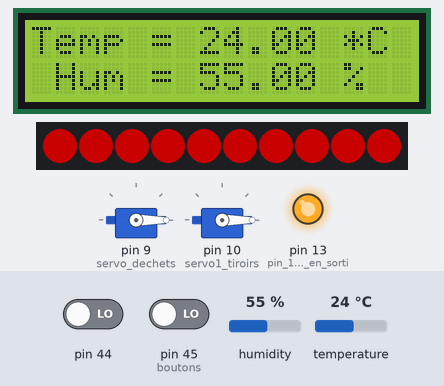
The sketch below on a simulated Arduino Mega 2560, built with avr-gcc and run on an emulated ATmega2560. Parts: 16×2 character LCD, 2 × servo, 10 RGB LEDs in strip order, left to right, output pins drawn as LEDs (lit = HIGH). The inputs (shaded band) are chosen by the test bench; at power-on: humidity 55 %, pin 45 (boutons) LOW, pin 44 LOW, temperature 24 °C. Dim RGB values are drawn brighter than linear; what the sketch prints to the serial monitor is not drawn.

Above: at 1.2 s.
1.3 s: humidity set to 35 %
At 2.28 s:
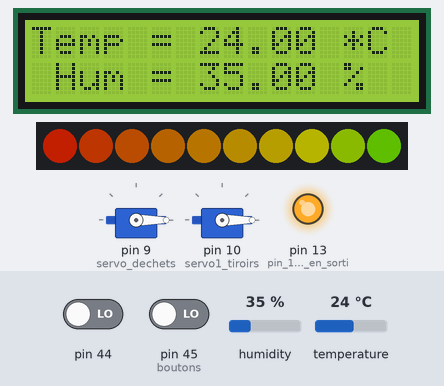
4.0 s: humidity set to 32 %
At 4.67 s:
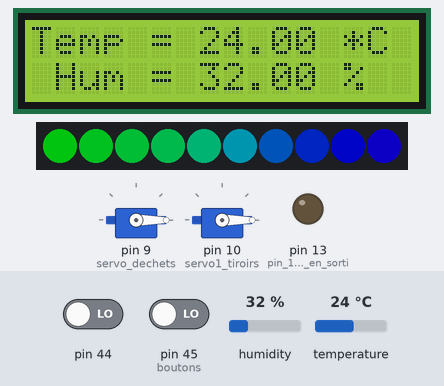
6.0 s: pin 45 (boutons) driven HIGH
At 6.61 s:
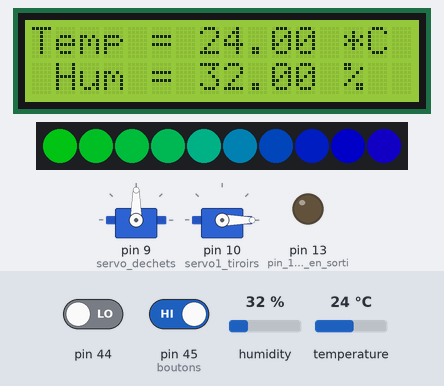
8.2 s: pin 44 driven HIGH
At 8.24 s:
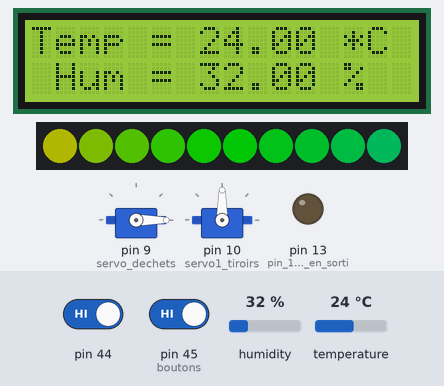
10.2 s: temperature set to 33 °C
At 10.55 s:
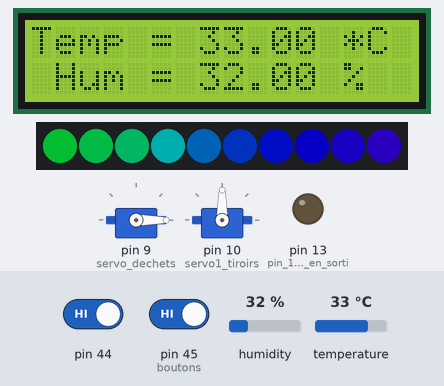
12.4 s: humidity set to 40 %
At 15.1 s:
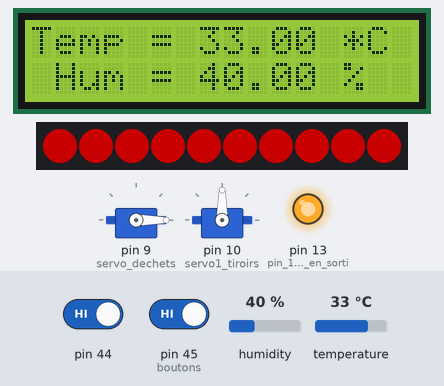
Timing chart, 0 to 16.0 s (numbered marks = the images above; inputs shaded):
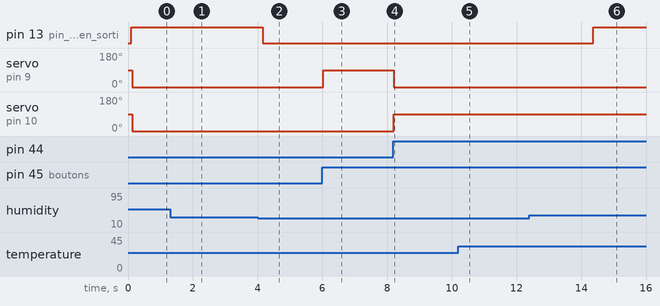

Measured:
- the behaviour switches between 34 and 33 % on humidity (found by bisection; images 1 and 2)
- after the input at 1.3 s, the display: changes after 0.83 s (image 1)
- after the input at 4.0 s, pin 13 (pin_13_convertie_en_sorti): HIGH → LOW after 0.17 s
- after the input at 6.0 s, servo on pin 9 (servo_dechets): 0° → 90° at once
- after the input at 8.2 s, servo on pin 9 (servo_dechets): 90° → 0° at once; servo on pin 10 (servo1_tiroirs): 0° → 90° at once
- after the input at 12.4 s, pin 13 (pin_13_convertie_en_sorti): LOW → HIGH after 2.0 s; the display: first differs from a run without the input after 2.0 s (image 6)

The sketch:

code_temp__humi.ino
```cpp
#include <DHT.h>                                               // chargement de la librairie DHT pour le capteur
#include <Wire.h>                                              // chargement des bibliothèques de fonctions de l'écran
#include <LiquidCrystal.h>                                     // Controle de LCD
#include <FastLED.h>                                           // Librairie généraliste pour gérer le RGB
#include <Servo.h>

#define DATA_PIN    7                                          // pin 7 pour le rgb
#define LED_TYPE    WS2811                                   //*************************************
#define COLOR_ORDER GRB                                      //
#define NUM_LEDS    10                                       //
CRGB leds[NUM_LEDS];                                         // horrible truc pour init fastled

#define BRIGHTNESS         100                               //
#define FRAMES_PER_SECOND  60                               //*************************************

DHT dht(8,DHT11);                                              // définition d'un capteur DHT11 branché en entrée digitale 8
LiquidCrystal lcd(12, 11, 5, 4, 3, 2);                         // Définition des broches RS, E, et Data (DB4 à DB7)
bool initd = true;
float h = 30;
float t = 30;
unsigned long time_since_init = millis();           //on remplace par millis() qui fait la mm chose de maniere moins ghetto TwT
unsigned long n_incr = 0;
float croissance = 0;
unsigned long temps_ouverture = 10000;
bool val_tiroirs = digitalRead(44);
bool val_dechets = digitalRead(45);
/*const int color R = 255; // initialisation de la couleur rouge à 255
const int colorG = 0;   // initialisation de la couleur verte à 0
const int colorB = 0;   // initialisation de la couleur bleue à 0 */
Servo servo_dechets;  // create servo object to control a servo
Servo servo1_tiroirs;  // create servo object to control a servo
bool check_d = false;
bool check_t = false;


void setup() {
  dht.begin();                                                 // démarrage de la mesure du capteur
  Serial.begin(9600);                                          // définition de la vitesse de transmission des données à 9600 bit/s

  lcd.begin(16, 2);                                            // initialisation d'un lcd à 16 colonnes et 2 lignes
  lcd.print(" hello, world ! ");                               // test du LCD
  pinMode(13, OUTPUT);                                         // pin 13 convertie en sortie électrique pour par exemple alimenter un ventilo
  pinMode(44, INPUT);
  pinMode(45, INPUT);                                           //boutons

  FastLED.addLeds<LED_TYPE,DATA_PIN,COLOR_ORDER>(leds, NUM_LEDS).setCorrection(TypicalLEDStrip); // pour init fastled avec les données
  FastLED.setBrightness(BRIGHTNESS);                           // set master brightness control

  servo_dechets.attach(9);  // attaches the servo on pin 9 to the servo object
  servo1_tiroirs.attach(10);  // attaches the servo on pin 9 to the servo object
}
uint8_t gHue = 0; // rotating "base color" used by many of the patterns

void loop() {
  time_since_init = millis();
  float h = dht.readHumidity();                                //définition d'un réel h qui a pour valeur l'humidité mesurée
  float t = dht.readTemperature();                             //définition d'un réel t qui a pour valeur la température mesurée

  //lcd.clear();
  if (time_since_init % 12 == 0){
    Serial.print("Humidity : ");
    Serial.println(h);                                           // affichage de l'humidité dans le moniteur série
    Serial.print("Temperature: ");
    Serial.println(t);                                           // affichage de la température dans le moniteur série

    lcd.setCursor(0, 0);                                         //***********************************************************
    lcd.print("Temp = ");                                        //
    lcd.print(t);                                                //           Affiche les données temp et hum
    lcd.print(" *C ");                                           //                     sur la LCD
    lcd.setCursor(0, 1);                                         //
    lcd.print(" Hum = ");                                        //
    lcd.print(h);                                                //
    lcd.print(" % ");                                            //***********************************************************

    n_incr++;
    croissance = (croissance*n_incr+t)/(n_incr+1);
    Serial.print("k_croissance: ");                             //moyenne de la temperature depuis allumage
    Serial.println(croissance);
    }

  // Call the current pattern function once, updating the 'leds' array
  if (h > 37) fill_solid(leds, NUM_LEDS, CRGB::Red);
  else fill_rainbow(leds, NUM_LEDS, gHue, 7);

  // send the 'leds' array out to the actual LED strip
  FastLED.show();
  // insert a delay to keep the framerate modest
  FastLED.delay(1000/FRAMES_PER_SECOND);

  // do some periodic updates
  EVERY_N_MILLISECONDS( 10 ) { gHue=gHue+3; } // slowly cycle the "base color" through the rainbow

  //time_since_init++;  //get time i guess ????
  if (h > 33) digitalWrite(13, HIGH);                                    // envoie le courant dans pin 13
  else digitalWrite(13, LOW);

  val_tiroirs = digitalRead(44);
  val_dechets = digitalRead(45);
  if (val_tiroirs == 1) {
    servo1_tiroirs.write(90);
    check_t=true;
  }
  else {
    servo1_tiroirs.write(0);
    check_t=false;
  }
  if (val_dechets == HIGH and check_t==false) {
    servo_dechets.write(90);
    //check_d=true;
  }
  else {
    servo_dechets.write(0);
    //check_d=false;
  }
}
// %25 = tt les 1s je crois
```
